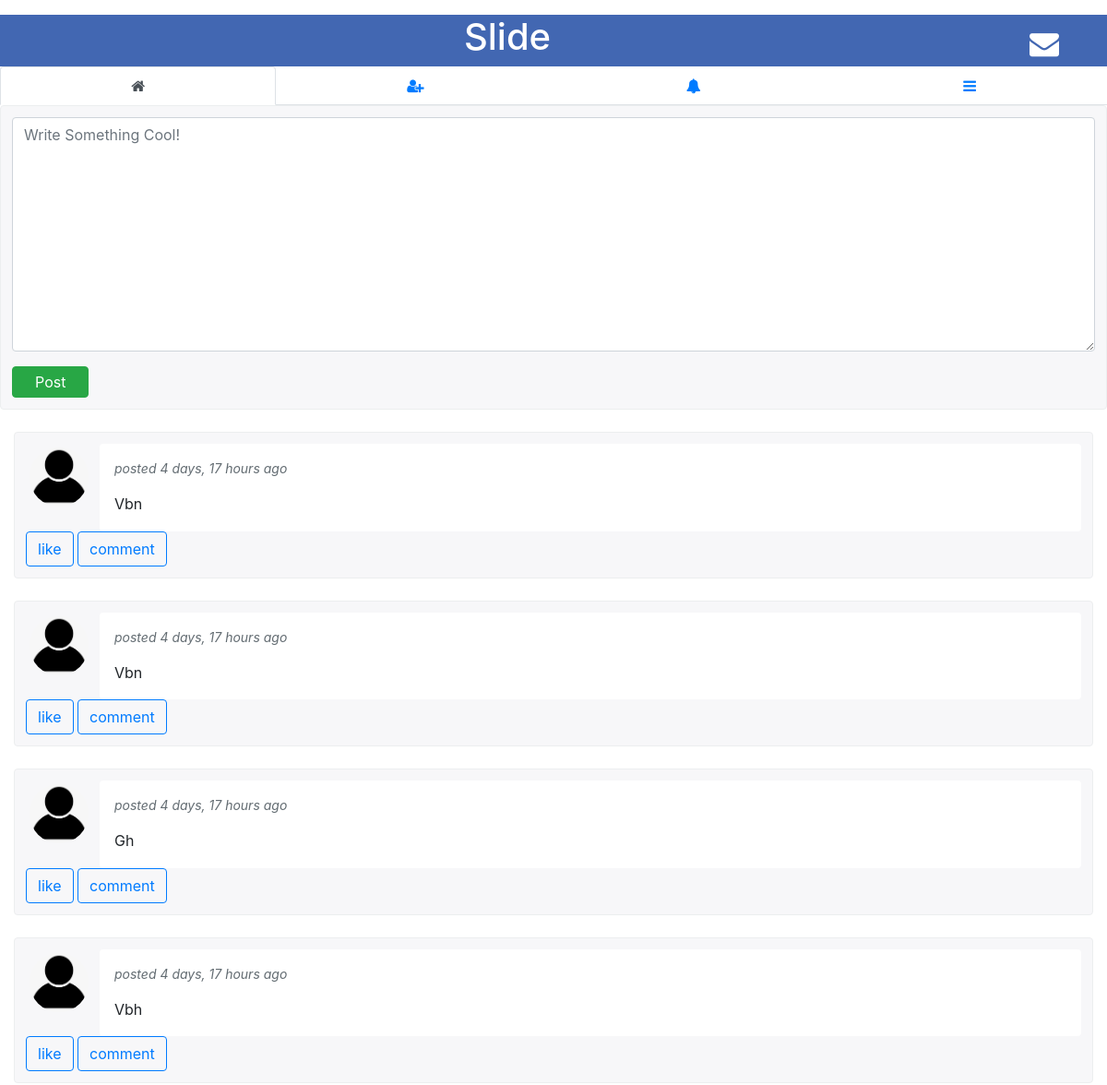
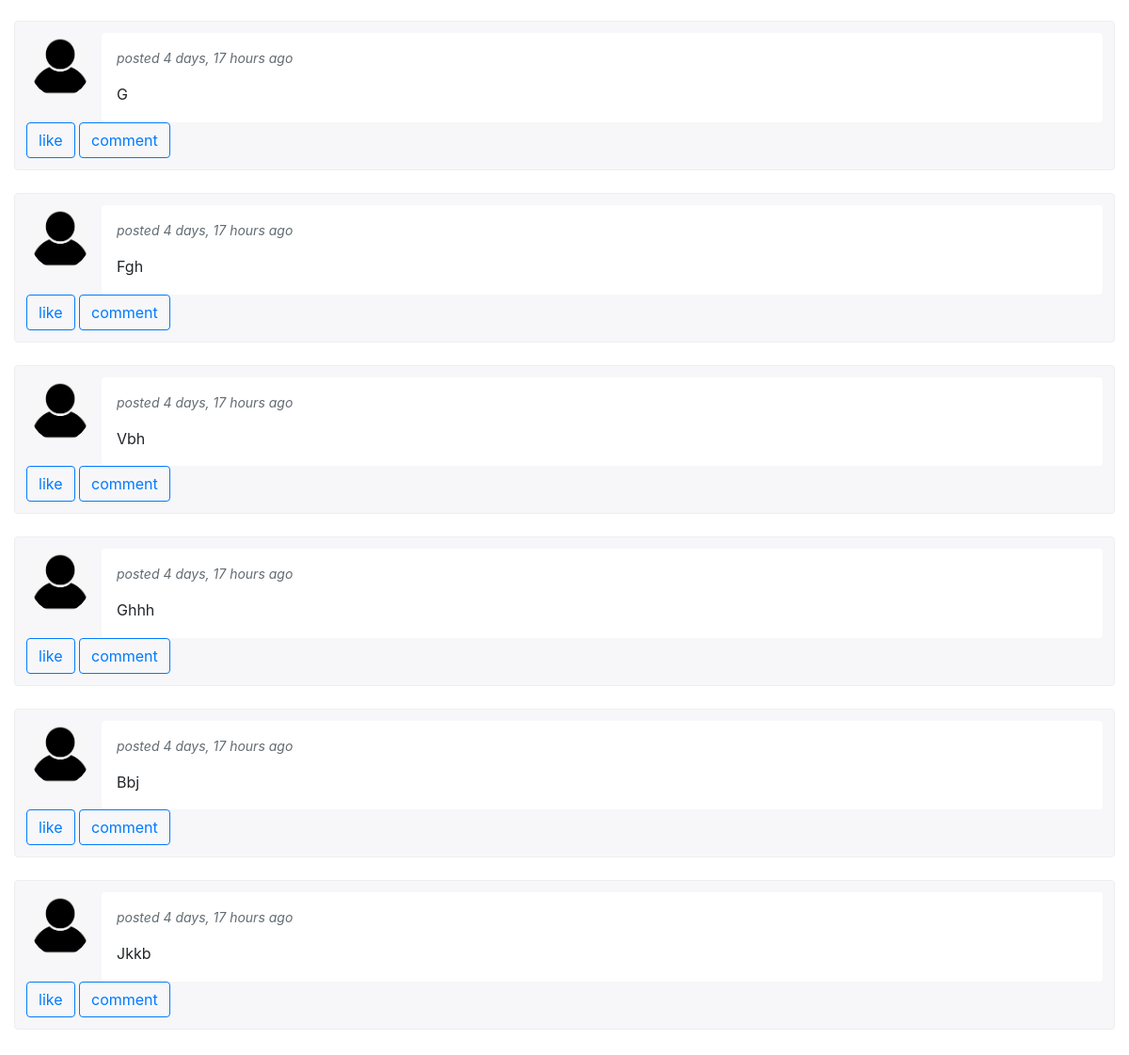
/?page=3 (signed in), run on the app's committed database (2 pictures, top to bottom).
### users/models.py (models this page shows, shortened)
class Posts(models.Model):
    user=models.ForeignKey(User,related_name="posts",on_delete=models.CASCADE)
    post=models.TextField(blank=False)
    date_posted=models.DateTimeField(auto_now_add=True)

class Profile(models.Model):
    user = models.OneToOneField(User ,on_delete = models.CASCADE)
    bio = models.TextField(blank=True)
    profile_image=models.ImageField(default="default.jpg" , upload_to="profile_pictures")
    background_image=models.ImageField(default="default.jpg" , upload_to="profile_pictures")
    email= models.EmailField(blank=True)
    slug = AutoSlugField(populate_from='user',always_update=True)
    friends= models.ManyToManyField(User,related_name="friends_list", blank=True)
    phone=PhoneNumberField(blank=True)

### users/views.py (the view)
# urls.py: 2. Add a URL to urlpatterns:  path('', views.home, name='home')
@login_required
def home(request):
    if request.method=="POST":
        form=PostForm(request.POST)
        if form.is_valid():
            form.instance.user=request.user
            reciever_list=[]
            sender = request.user
            reciever = list(request.user.friends_list.all().values("user_id"))
            for item in reciever:
                reciever_list.append((User.objects.get(id=item['user_id'])))
            form.save()
            notify.send(sender, recipient=reciever_list, verb='new post')
            return redirect("slide-home")
    else:
        form=PostForm()
    user_liked_post = []
    user_likes=Like.objects.filter(user=request.user)
    for item in user_likes:
        user_liked_post.append(item.post)
    friends_suggestion = []
    all_users= User.objects.all()
    friend_requests_sent= FriendRequests.objects.filter(sent_from=request.user)
    users_friends= request.user.friends_list.exclude(user=request.user)
    users_friends_user_list = [request.user.username]
    users_friends_user_id_list = [request.user.id]
    friend_suggestion_list=[]
    for friend in users_friends:
        users_friends_user_list.append(friend.user.username)
        users_friends_user_id_list.append(friend.user.id)
    friends_suggestion= User.objects.exclude(username__in=users_friends_user_list)
    users_requests_already_sent=[]
    users_requests_already_recieved=[]
    users_requests_sent_to=FriendRequests.objects.filter(sent_from=request.user)
    users_requests_recieved_from=FriendRequests.objects.filter(sent_to=request.user)
    for item in users_requests_sent_to:
        users_requests_already_sent.append(item.sent_to)
    for item in users_requests_recieved_from:
        users_requests_already_recieved.append(item.sent_from)
    users_requests=FriendRequests.objects.filter(sent_from=request.user)|FriendRequests.objects.filter(sent_to=request.user).order_by("-time_sent")
    print(users_friends_user_id_list)
    posts = Posts.objects.filter(user_id__in = users_friends_user_id_list).order_by("-date_posted")
    print(posts.count())
    paginator = Paginator(posts,10,orphans=4)
    page_number = request.GET.get('page')
    page_obj = paginator.get_page(page_number)
    return render(request,"users/index.html",{"page_obj":page_obj,"form":form,"user_liked_post":user_liked_post,"friends_suggestion":friends_suggestion,"users_requests":users_requests,"users_requests_already_sent":users_requests_already_sent,"users_requests_already_recieved":users_requests_already_recieved})

### users/forms.py
class PostForm(forms.ModelForm):
    class Meta:
        model=Posts
        fields=["post"]
        labels={"post":""}
    def __init__(self, *args, **kwargs):
        super(PostForm, self).__init__(*args, **kwargs)
        self.fields['post'].widget.attrs['placeholder'] = 'Write Something Cool!'

### users/templatetags/comment_tags.py (called while the page is built)
@register.filter
def has_comment(conn,co):
    com_obj=Comment.objects.filter(post=conn,user=co).first()
    if com_obj == None:
        result = "no"
    else:
        result= "yes"
    return result

### users/templates/users/index.html (shortened to what this page needs)
{%load static%}
{% load crispy_forms_tags %}
{%load comment_tags%}
{% load notifications_tags %}
<!DOCTYPE html>
<html lang="en">
<head>
    <link rel="stylesheet" href="https://cdn.jsdelivr.net/npm/bootstrap@4.6.2/dist/css/bootstrap.min.css">
    <link rel="stylesheet" href="https://cdnjs.cloudflare.com/ajax/libs/font-awesome/4.7.0/css/font-awesome.min.css">
   <link rel="stylesheet" href="{% static 'users/profilestyle.css'%}" type="text/css">
</head>
<body>
<div class="container-fluid mt-3">
  <div class="row " style="background:#4267B2;  color: white" >
    <div class="col-11 text-center mr-3"><h1>Slide</h1></div>
    <div class="mt-3 chvis"><a id="chicon" href="{% url 'chat-home' %}"><i class="fa fa-envelope fa-2x" aria-hidden="true">  </i></a></div>
  </div>
</div>
<ul class="nav nav-tabs nav-fill" id="myTab" role="tablist">
  <li class="nav-item" role="presentation">
    <a class="nav-link active" id="home-tab" data-toggle="tab" href="#home" role="tab" aria-controls="home" aria-selected="true"><i class="fa fa-home "></i></a>
  </li>
  <li class="nav-item" role="presentation">
    <a class="nav-link" id="profile-tab" data-toggle="tab" href="#profile" role="tab" aria-controls="profile" aria-selected="false"><i class="fa fa-user-plus"></i></a>
  </li>
  <li class="nav-item" role="presentation">
    <a class="nav-link" id="messages-tab" data-toggle="tab" href="#messages" role="tab" aria-controls="messages" aria-selected="false"><i class="fa fa-bell "></i></a>
  </li>
  <li class="nav-item" role="presentation">
    <a class="nav-link" id="settings-tab" data-toggle="tab" href="#settings" role="tab" aria-controls="settings" aria-selected="false"><i class="fa fa-bars "></i></a>
  </li>
</ul>
<div class="tab-content">
  <div class="tab-pane active" id="home" role="tabpanel" aria-labelledby="home-tab">
   <div class="post-editor container-fluid ">
  <form method="post">
      {{ form | crispy }}
      <button type="submit"  class="btn btn-success px-4 py-1">Post</button>
    </form>
    </div>
<div class="stream-posts container-fluid">
{%for item in page_obj%}
                    <div class="stream-post">
                        <div class="sp-author ">
                            <a href="#" class="sp-author-avatar"><img src="{{item.user.profile.profile_image.url}}" alt=""></a>
                             {%if item in user_liked_post%}
                            <a class="btn " id="li{{item.id}}"  style="color:#4267B2;"><i class="fa fa-thumbs-up "></i> {{item.likes.count}}</a>
                            {%else%}
                            <a class="btn " id="li{{item.id}}"> {{item.likes.count}}</a>
                            {%endif%}
                            {% if item|has_comment:request.user == "yes"%}
                            <a class="btn " id="li{{item.id}}" style="color:#4267B2;"><i class="fa fa-comment " ></i> {{item.post_comments.count}}</a>
                            {%else%}
                                <a class="btn " id="li{{item.id}}"> {{item.post_comments.count}}</a>
                            {% endif %}
                            </div>
                        <div class="sp-content" onclick="location.href='{% url 'detailed-post' item.user.profile.slug item.id%}'">
                            <div class="sp-info">posted {{item.date_posted | timesince}} ago</div>
                            <p class="sp-paragraph mb-0 text-justify ">{{item.post}}</p>
                        </div>
                        <div>
                        {%if item in user_liked_post%}
                            <button type="button" class="libtn btn btn-outline-primary" id="lk{{item.id}}">unlike</button>
                         {%else%}
                         <button type="button" class="libtn btn btn-outline-primary" id="lk{{item.id}}">like</button>
                          {%endif%}
                            <a href="{% url 'detailed-post' item.user.profile.slug item.id%}" class="btn btn-outline-primary">comment</a>
                        </div>
                    </div>
 {%endfor%}
 </div>
  </div>
</div>
</body>
</html>

### users/static/users/profilestyle.css (style rules this page uses)
.post-editor { padding: .75rem; background: #f7f7f9; border: 1px solid #eceeef; border-radius: .25rem; margin-bottom: 1.5rem }
.stream-post { padding: .75rem; background: #f7f7f9; border: 1px solid #eceeef; border-radius: .25rem; margin-bottom: 1.5rem }
.stream-post { position: relative }
.sp-author { display: -webkit-box; display: -ms-flexbox; display: flex }
.sp-author .sp-author-avatar { display: inline-block; height: 64px; width: 64px; margin-right: 16px }
.sp-author .sp-author-avatar img { width: 100%; height: 100%; border-radius: 50% }
@media (min-width:992px) { .sp-author { position: absolute; width: 100%; left: 1rem; top: 1rem } }
.sp-content { position: relative; border-radius: .25rem; background: #fff; padding: 1rem; margin-top: 1rem }
.sp-content .sp-info { font-size: .875rem; color: #636c72; position: absolute; top: -3rem; left: 80px }
.sp-content p { display: -webkit-box; -webkit-line-clamp: 4; -webkit-box-orient: vertical; overflow: hidden; text-overflow: ellipsis; }
.sp-content .sp-paragraph { font-size: 1rem; line-height: 1.6; margin-bottom: 1rem; }
.sp-content .sp-paragraph:last-child { margin-bottom: 0 }
@media (min-width:992px) { .sp-content { margin-left: 80px; margin-top: 0 } }
@media (min-width:992px) { .sp-content .sp-info { position: static; font-style: italic; margin-bottom: 1rem } }
#chicon, #chicon:visited, #chicon:hover, #chicon:active { color: inherit; }

### data on the page
Posts: user.profile.profile_image (picture), date_posted "4 days, 17 hours", post "Vbn"
Posts: user.profile.profile_image (picture), date_posted "4 days, 17 hours", post "Vbn"
Posts: user.profile.profile_image (picture), date_posted "4 days, 17 hours", post "Gh"
Posts: user.profile.profile_image (picture), date_posted "4 days, 17 hours", post "Vbh"
Posts: user.profile.profile_image (picture), date_posted "4 days, 17 hours", post "G"
Posts: user.profile.profile_image (picture), date_posted "4 days, 17 hours", post "Fgh"
Posts: user.profile.profile_image (picture), date_posted "4 days, 17 hours", post "Vbh"
Posts: user.profile.profile_image (picture), date_posted "4 days, 17 hours", post "Ghhh"
Posts: user.profile.profile_image (picture), date_posted "4 days, 17 hours", post "Bbj"
Posts: user.profile.profile_image (picture), date_posted "4 days, 17 hours", post "Jkkb"
